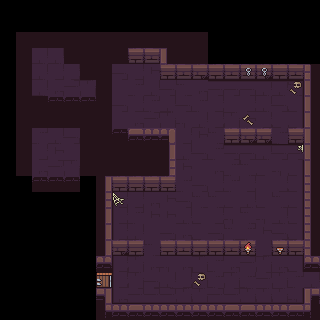

Below is a game level as drawn by its tile map, then a one-line description and the .tmx file that defines it, in full:
An orthogonal 20x20 tile map with 16x16 px tiles, 2 tile layers (map, scatter) and 22 objects.

<map version="1.5" tiledversion="1.7.2" orientation="orthogonal" renderorder="right-down" width="20" height="20" tilewidth="16" tileheight="16" infinite="0" nextlayerid="5" nextobjectid="52">
 <editorsettings>
  <export target="../game/src/maps/spikes.lua" format="lua" />
 </editorsettings>
 <tileset firstgid="1" source="tileset/dungeon-tileset.tsx" />
 <layer id="1" name="map" width="20" height="20">
  <data encoding="csv">
0,0,0,0,0,0,0,0,0,0,0,0,0,0,0,0,0,0,0,0,
0,0,0,0,0,0,0,0,0,0,0,0,0,0,0,0,0,0,0,0,
0,79,79,79,79,79,79,79,79,79,79,79,79,0,0,0,0,0,0,0,
0,79,8,8,79,79,79,79,2,3,16,79,79,0,0,0,0,0,0,0,
0,79,8,17,17,79,79,9,17,18,2,3,4,2,3,3,4,5,3,6,
0,79,8,27,28,29,79,19,7,8,9,10,27,14,14,14,13,13,15,16,
0,79,79,101,101,101,79,9,17,7,8,9,7,17,19,17,8,9,25,16,
0,79,79,79,79,79,79,19,27,28,29,30,8,17,29,18,17,20,25,36,
0,79,7,8,9,79,79,101,42,43,56,17,18,10,2,4,4,7,5,36,
0,79,17,18,19,79,79,79,79,79,11,8,9,7,14,14,13,14,14,36,
0,79,27,28,29,79,79,79,79,79,21,18,19,27,7,10,20,30,25,16,
0,0,101,101,101,0,11,5,5,5,5,7,9,17,7,17,19,17,25,26,
0,0,0,0,0,0,21,22,17,27,18,9,10,10,20,8,20,10,25,26,
0,0,0,0,0,0,11,22,7,18,18,8,20,17,30,10,30,8,25,26,
0,0,0,0,0,0,31,22,8,19,9,27,20,9,10,7,18,9,25,26,
0,0,0,0,0,0,31,4,5,10,5,3,2,2,3,5,17,5,2,26,
0,0,0,0,0,0,44,22,29,27,30,27,29,7,27,28,29,27,25,43,
0,0,0,0,0,0,37,22,29,9,8,17,29,7,29,7,28,29,7,8,
0,0,0,0,0,0,54,32,33,33,33,34,34,33,33,34,34,34,35,51,
0,0,0,0,0,0,41,43,42,44,44,44,43,43,45,45,43,44,45,46
</data>
 </layer>
 <layer id="3" name="scatter" width="20" height="20">
  <data encoding="csv">
0,0,0,0,0,0,0,0,0,0,0,0,0,0,0,0,0,0,0,0,
0,0,0,0,0,0,0,0,0,0,0,0,0,0,0,0,0,0,0,0,
0,0,0,0,0,0,0,0,0,0,0,0,0,0,0,0,0,0,0,0,
0,0,0,0,0,0,0,0,0,0,0,0,0,0,0,0,0,0,0,0,
0,0,0,0,0,0,0,0,0,0,0,0,0,0,0,76,76,0,0,0,
0,0,0,0,0,0,0,0,0,0,0,0,0,0,0,0,0,0,78,0,
0,0,0,0,0,0,0,0,0,0,0,0,0,0,0,0,0,0,0,0,
0,0,0,0,0,0,0,0,0,0,0,0,0,0,0,69,0,0,0,0,
0,0,0,0,0,0,0,0,0,0,0,0,0,0,0,0,0,0,0,0,
0,0,0,0,0,0,0,0,0,0,0,0,0,0,0,0,0,0,66,0,
0,0,0,0,0,0,0,0,0,0,0,0,0,0,0,0,0,0,0,0,
0,0,0,0,0,0,0,0,0,0,0,0,0,0,0,0,0,0,0,0,
0,0,0,0,0,0,0,65,0,0,0,0,0,0,0,0,0,0,0,0,
0,0,0,0,0,0,0,0,0,0,0,0,0,0,0,0,0,0,0,0,
0,0,0,0,0,0,0,0,0,0,0,0,0,0,0,0,0,0,0,0,
0,0,0,0,0,0,0,0,0,0,0,0,0,0,0,91,0,93,0,0,
0,0,0,0,0,0,0,0,0,0,0,0,0,0,0,0,0,0,0,0,
0,0,0,0,0,0,0,0,0,0,0,0,78,0,0,0,0,0,0,0,
0,0,0,0,0,0,0,0,0,0,0,0,0,0,0,0,0,0,0,0,
0,0,0,0,0,0,0,0,0,0,0,0,0,0,0,0,0,0,0,0
</data>
 </layer>
 <objectgroup id="2" name="entities">
  <object id="23" template="templates/PlayerStart.tx" x="112" y="272" />
  <object id="24" template="templates/Spikes.tx" x="176" y="288" />
  <object id="25" template="templates/Spikes.tx" x="176" y="272" />
  <object id="26" template="templates/Spikes.tx" x="176" y="256" />
  <object id="27" template="templates/Boulder.tx" x="144" y="240" />
  <object id="28" template="templates/Tomb-GoldenKey.tx" x="272" y="96" />
  <object id="29" template="templates/Spikes.tx" x="224" y="112" />
  <object id="30" template="templates/Spikes.tx" x="224" y="96" />
  <object id="31" template="templates/Spikes.tx" x="224" y="80" />
  <object id="33" template="templates/RED/Gate-RED.tx" x="272" y="128" />
  <object id="34" template="templates/RED/PressurePlate-RED.tx" x="240" y="192" />
  <object id="35" template="templates/BLUE/Gate-BLUE.tx" x="256" y="240" />
  <object id="36" template="templates/BLUE/PressurePlate-BLUE.tx" x="192" y="96" />
  <object id="37" template="templates/ExitDoor.tx" x="304" y="272" />
  <object id="38" template="templates/Coffee.tx" x="256" y="272" />
  <object id="40" template="templates/Light.tx" x="48" y="144" />
  <object id="42" template="templates/MovableMirror_UL.tx" x="48" y="144" />
  <object id="43" template="templates/MovableMirror_DR.tx" x="48" y="64" />
  <object id="44" template="templates/MovableMirror_DL.tx" x="144" y="64" />
 </objectgroup>
 <objectgroup id="4" name="reverb">
  <object id="46" template="templates/reverb_zones/medium_room.tx" x="112" y="128" width="192" height="176" />
  <object id="50" template="templates/reverb_zones/small_room.tx" x="224" y="80" width="80" height="48" />
  <object id="51" template="templates/reverb_zones/medium_room.tx" x="176" y="80" width="48" height="48" />
 </objectgroup>
</map>
